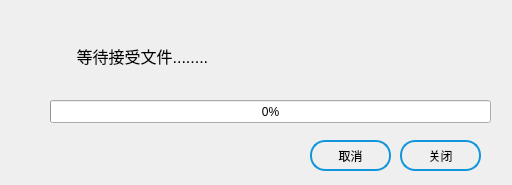
<?xml version="1.0" encoding="UTF-8"?>
<ui version="4.0">
 <class>TcpClient</class>
 <widget class="QDialog" name="TcpClient">
  <property name="geometry">
   <rect>
    <x>0</x>
    <y>0</y>
    <width>512</width>
    <height>185</height>
   </rect>
  </property>
  <property name="windowTitle">
   <string>接收文件</string>
  </property>
  <widget class="QLabel" name="tcpClientStatusLabel">
   <property name="geometry">
    <rect>
     <x>50</x>
     <y>20</y>
     <width>391</width>
     <height>71</height>
    </rect>
   </property>
   <property name="font">
    <font>
     <pointsize>12</pointsize>
    </font>
   </property>
   <property name="text">
    <string>      等待接受文件........</string>
   </property>
  </widget>
  <widget class="QProgressBar" name="progressBar">
   <property name="geometry">
    <rect>
     <x>50</x>
     <y>100</y>
     <width>441</width>
     <height>23</height>
    </rect>
   </property>
   <property name="value">
    <number>0</number>
   </property>
  </widget>
  <widget class="QPushButton" name="tcpClientCloseBtn">
   <property name="geometry">
    <rect>
     <x>400</x>
     <y>140</y>
     <width>81</width>
     <height>31</height>
    </rect>
   </property>
   <property name="styleSheet">
    <string notr="true">border-radius:15px;
border: 2px solid ;
background:transparent;
border:2px solid ;
border-color:rgb(18,150,219);
</string>
   </property>
   <property name="text">
    <string>关闭</string>
   </property>
  </widget>
  <widget class="QPushButton" name="tcpClientCancleBtn_2">
   <property name="geometry">
    <rect>
     <x>310</x>
     <y>140</y>
     <width>81</width>
     <height>31</height>
    </rect>
   </property>
   <property name="styleSheet">
    <string notr="true">border-radius:15px;
border: 2px solid ;
background:transparent;
border:2px solid ;
border-color:rgb(18,150,219);
</string>
   </property>
   <property name="text">
    <string>取消</string>
   </property>
  </widget>
 </widget>
 <resources/>
 <connections/>
</ui>
